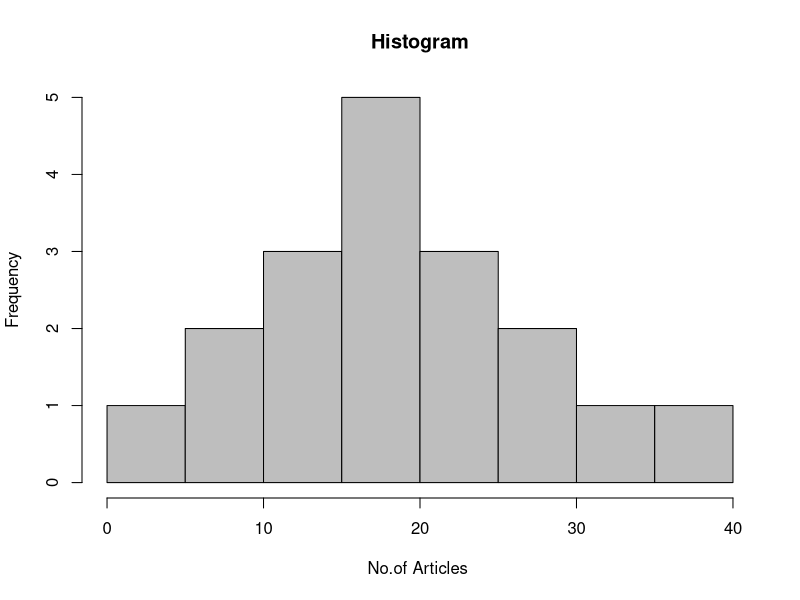
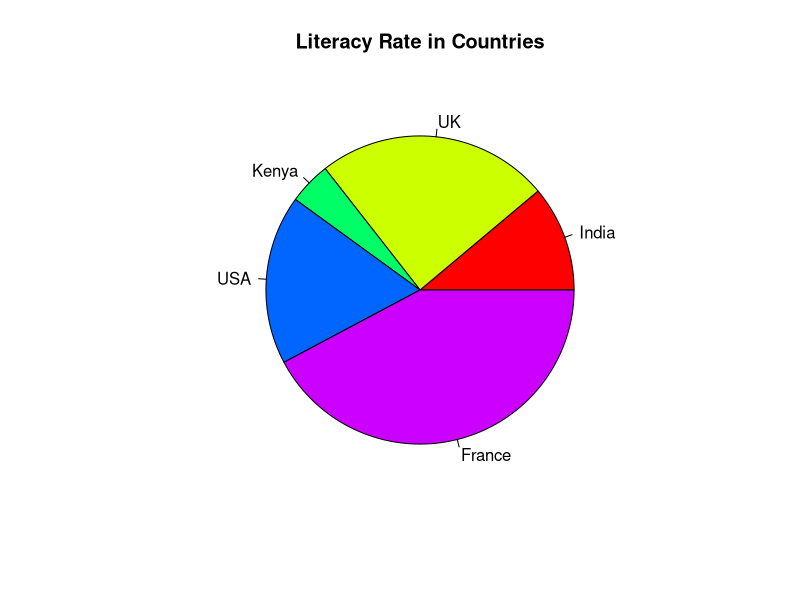

Reproduce these figures in R, in order.
# 4. Plotting Histogram and Pie Chart

# Histogram

x <- c(3, 19, 23, 11, 6, 16, 27, 12, 8, 21, 18, 32, 22, 14, 19, 20, 27, 39)

# Histogram Syntax
hist(x, xlab = "No.of Articles ", ylab = "Frequency", 
     col = "grey", border = "black", main = "Histogram")

# Pie Chart

y <- c(10, 22, 4, 16, 38)
labels <- c("India", "UK", "Kenya", "USA", "France")

# Pie Chart Syntax
pie(y, labels, col = rainbow(length(y)), main = "Literacy Rate in Countries")




     

